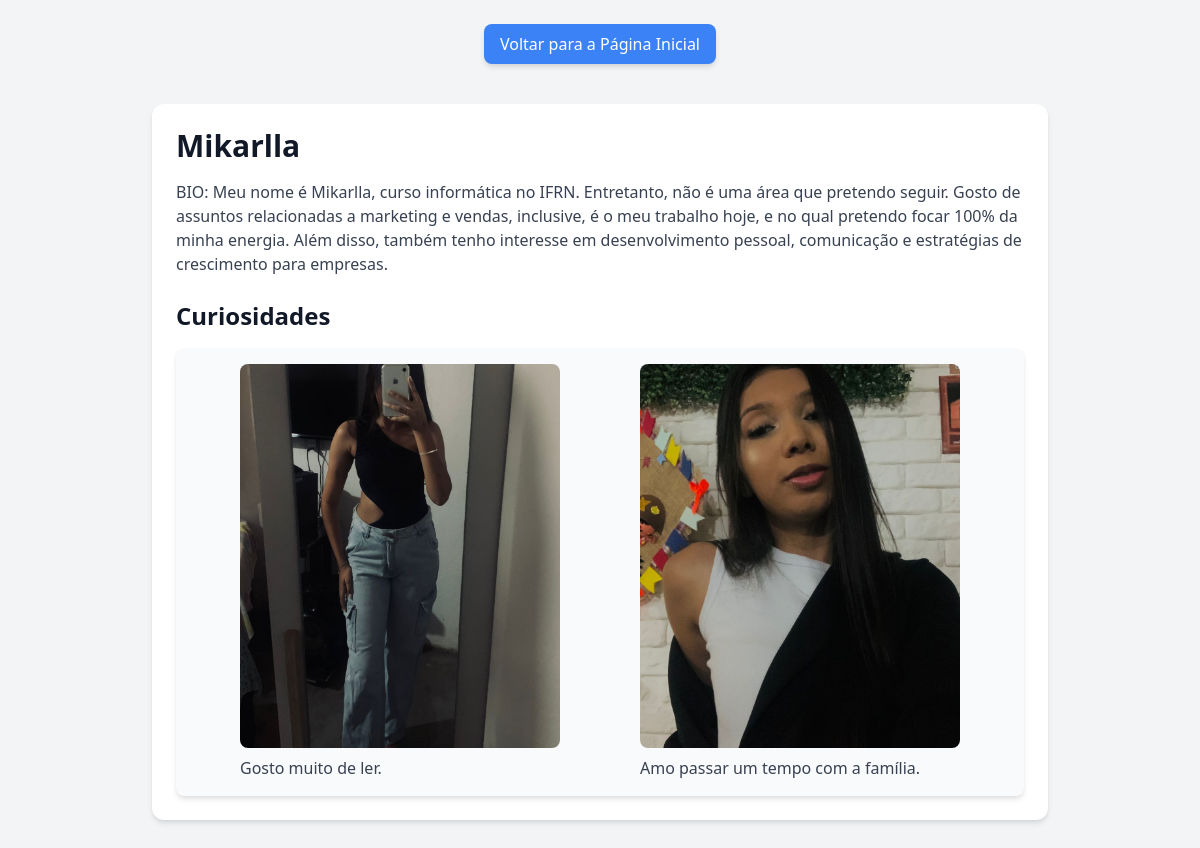
The page /perfil/1/ on the database its author committed.
### aluno/models.py (models this page shows, shortened)
class Aluno(models.Model):
    nome = models.CharField(max_length=100)
    curso = models.ForeignKey(Curso, on_delete=models.CASCADE)
    bio = models.TextField()

class ImagemAluno(models.Model):
    aluno = models.ForeignKey(Aluno, on_delete=models.CASCADE)
    foto = models.ImageField(
        default=None, upload_to="images/covers/%Y/%m/%d/", blank=True
    )
    descricao = models.CharField(max_length=100, default="")

### aluno/views.py (the view)
# urls.py: path("perfil/<int:id>/", views.perfil, name="perfil"),
def perfil(request, id):
    aluno = get_object_or_404(Aluno, id=id)
    fotos = ImagemAluno.objects.filter(aluno_id=id)
    context = {"aluno": aluno, "fotos": fotos}
    return render(request, "perfil.html", context)

### aluno/templates/perfil.html (shortened to what this page needs)
{% extends 'global/base.html' %}
{% block content %}
<div class="mt-6 text-center">
    <a href="{% url 'home' %}"
        class="inline-block bg-blue-500 text-white py-2 px-4 rounded-lg shadow-md hover:bg-blue-600 transition duration-300">
        Voltar para a Página Inicial
    </a>
</div>
<div class="max-w-3xl mx-auto bg-white rounded-xl shadow-md overflow-hidden md:max-w-4xl my-10 p-6">
    <h1 class="text-3xl font-bold text-gray-900 mb-4">{{aluno.nome}}</h1>
    <p class="text-gray-700 text-base mb-6">
        BIO: {{aluno.bio}}
    </p>
    <h2 class="text-2xl font-semibold text-gray-900 mb-4">Curiosidades</h2>
    <div class="flex justify-center">
        <div class="bg-gray-50 p-4 rounded-lg shadow-md flex justify-center gap-20 w-full">
            {% for foto in fotos %}
            {% if forloop.first %}
            {% else %}
            <div>
                <img class="h-96 w-80 object-cover rounded-lg mb-2" src="{{ foto.foto.url }}" alt="Curiosidade 1">
                <p class="text-gray-700 text-base">{{ foto.descricao }}</p>
            </div>
            {% endif %}
            {% endfor %}
        </div>
    </div>
</div>
{% endblock content %}

### base_templates/global/base.html (shortened to what this page needs)
<!DOCTYPE html>
<html lang="en">
<head>
    <link href="https://cdn.jsdelivr.net/npm/tailwindcss@2.2.19/dist/tailwind.min.css" rel="stylesheet">
</head>
<body class="bg-gray-100 text-gray-800">
    {% block content %}
    {% endblock content %}
</body>
</html>

### rows shown on the page
Aluno: nome "Mikarlla", bio "Meu nome é Mikarlla, curso informática no IFRN. Entretanto, não é uma área que pretendo seguir. Gosto de assuntos relacionadas a marketing e vendas, inclusive, é o meu trabalho hoje, e no qual pretendo focar 100% da minha energia. Além disso, também tenho interesse em desenvolvimento pessoal, comunicação e estratégias de crescimento para empresas."
ImagemAluno: foto (picture), descricao "Gosto muito de ler."
ImagemAluno: foto (picture), descricao "Amo passar um tempo com a família."
